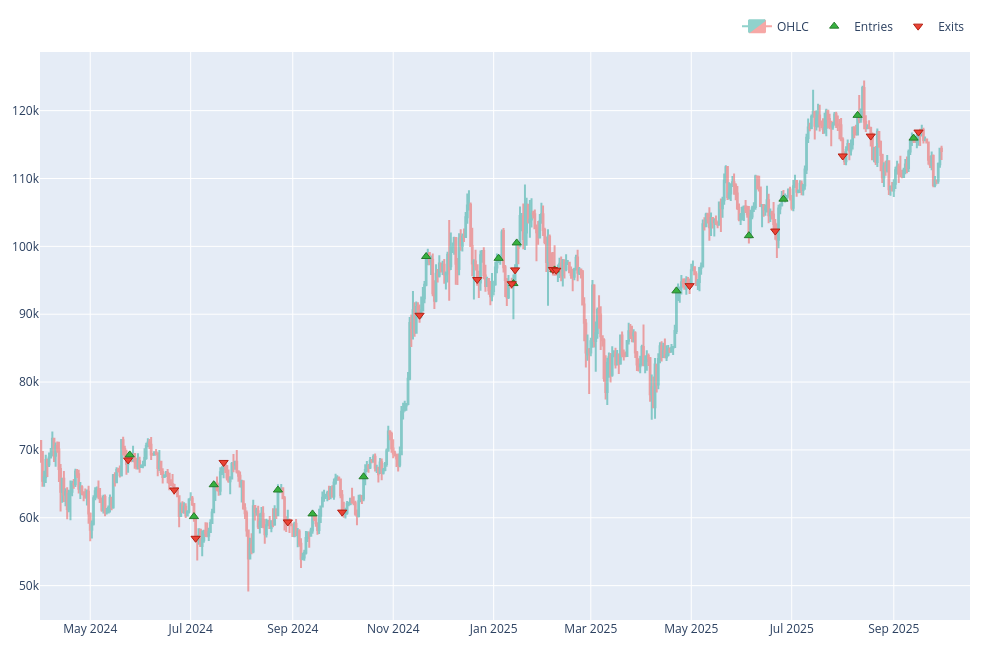

Notebook cell for this chart:
### Code cell
fig3 = plot_signals(data, 'BTCUSD', signals)
fig3.update_layout(height=650, width=1000)
#fig3.write_html("fig3.html", include_plotlyjs="embed")
fig3.show()

### Figure 1 — Plotly figure (JSON) as saved in the notebook; plotly's stock layout.template omitted (floating-point values rounded to 4 significant figures; data arrays with more than 128 entries replaced by an {"elided": "..."} marker saying what was removed)
{"data": [{"close": {"elided": "548 float values"}, "decreasing": {"fillcolor": "#ee534f", "line": {"color": "#ee534f"}}, "high": {"elided": "548 float values"}, "increasing": {"fillcolor": "#26a69a", "line": {"color": "#26a69a"}}, "low": {"elided": "548 float values"}, "name": "OHLC", "opacity": 0.5, "open": {"elided": "548 float values"}, "type": "candlestick", "x": {"elided": "548 str values"}}, {"marker": {"color": "#37B13F", "line": {"color": "rgb(38,123,44)", "width": 1}, "size": 8, "symbol": "triangle-up"}, "mode": "markers", "name": "Entries", "showlegend": true, "type": "scatter", "x": ["2024-05-25T00:00:00+00:00", "2024-07-03T00:00:00+00:00", "2024-07-15T00:00:00+00:00", "2024-08-23T00:00:00+00:00", "2024-09-13T00:00:00+00:00", "2024-10-14T00:00:00+00:00", "2024-11-21T00:00:00+00:00", "2025-01-04T00:00:00+00:00", "2025-01-13T00:00:00+00:00", "2025-01-15T00:00:00+00:00", "2025-02-07T00:00:00+00:00", "2025-04-22T00:00:00+00:00", "2025-06-05T00:00:00+00:00", "2025-06-26T00:00:00+00:00", "2025-08-10T00:00:00+00:00", "2025-09-13T00:00:00+00:00"], "y": [69270.0, 60170.0, 64870.0, 64090.0, 60570.0, 66050.0, 98500.0, 98240.0, 94520.0, 100500.0, 96530.0, 93440.0, 101600.0, 107000.0, 119300.0, 116000.0]}, {"marker": {"color": "#EA4335", "line": {"color": "rgb(181,31,18)", "width": 1}, "size": 8, "symbol": "triangle-down"}, "mode": "markers", "name": "Exits", "showlegend": true, "type": "scatter", "x": ["2024-05-24T00:00:00+00:00", "2024-06-21T00:00:00+00:00", "2024-07-04T00:00:00+00:00", "2024-07-21T00:00:00+00:00", "2024-08-29T00:00:00+00:00", "2024-10-01T00:00:00+00:00", "2024-11-17T00:00:00+00:00", "2024-12-22T00:00:00+00:00", "2025-01-12T00:00:00+00:00", "2025-01-14T00:00:00+00:00", "2025-02-06T00:00:00+00:00", "2025-02-08T00:00:00+00:00", "2025-04-30T00:00:00+00:00", "2025-06-21T00:00:00+00:00", "2025-08-01T00:00:00+00:00", "2025-08-18T00:00:00+00:00", "2025-09-16T00:00:00+00:00"], "y": [68530.0, 64100.0, 56980.0, 68150.0, 59390.0, 60840.0, 89850.0, 95100.0, 94490.0, 96530.0, 96590.0, 96480.0, 94210.0, 102300.0, 113300.0, 116300.0, 116800.0]}], "layout": {"height": 650, "legend": {"orientation": "h", "traceorder": "normal", "x": 1, "xanchor": "right", "y": 1.02, "yanchor": "bottom"}, "margin": {"b": 30, "l": 30, "r": 30, "t": 30}, "showlegend": true, "width": 1000, "xaxis": {"rangeslider": {"visible": false}, "showgrid": true}, "yaxis": {"showgrid": true}}}
